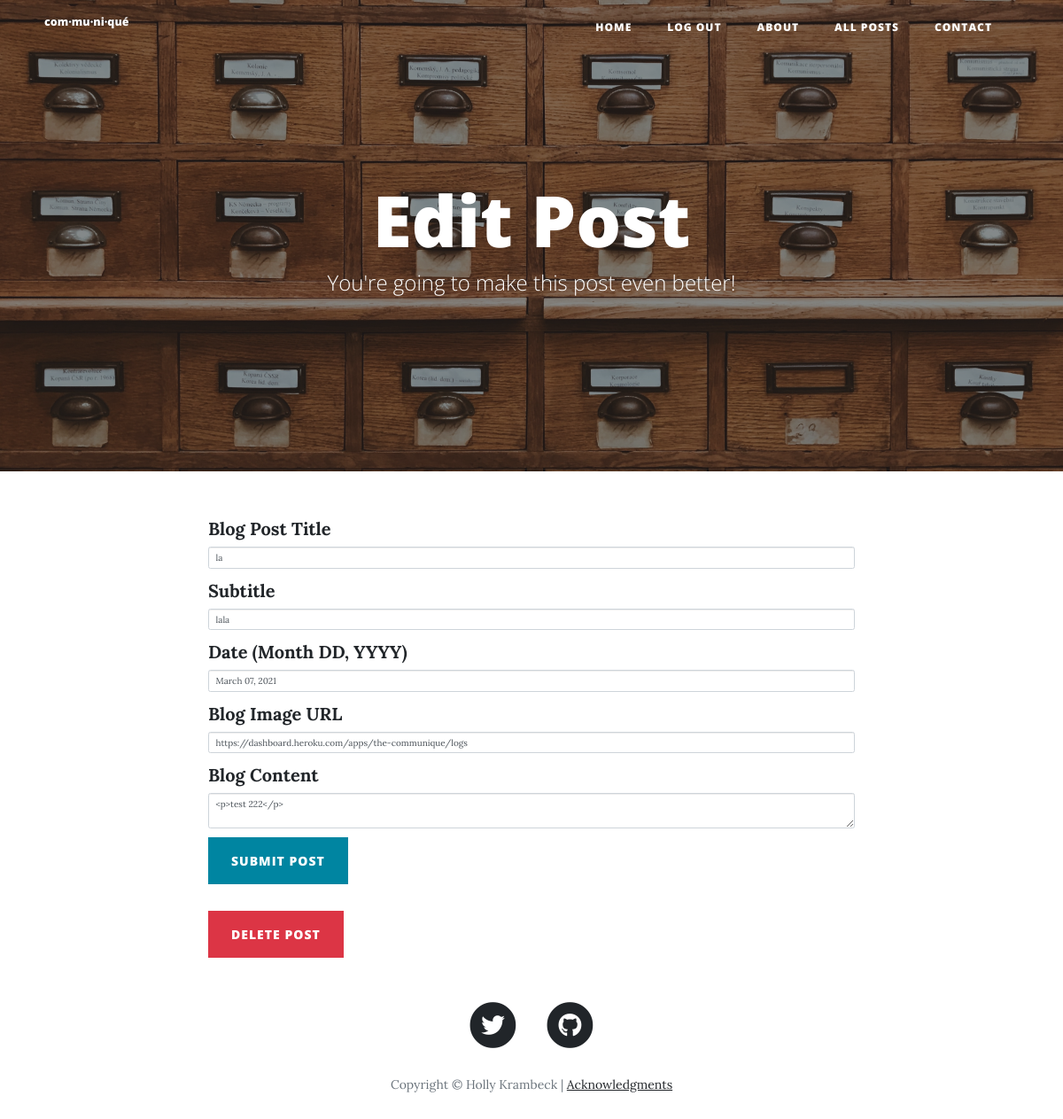
The app's page /edit_post/1 (signed in) with its own data.
### main.py (models this page shows)
class BlogPost(db.Model):
    __tablename__ = "blog_posts"
    id = db.Column(db.Integer, primary_key=True)
    author_id = db.Column(db.Integer, db.ForeignKey("users.id"))
    author = relationship("User", back_populates="posts")
    title = db.Column(db.String(250), unique=True, nullable=False)
    subtitle = db.Column(db.String(250), nullable=False)
    date = db.Column(db.String(250), nullable=False)
    date_order = db.Column(db.Integer, nullable=False)
    body = db.Column(db.Text, nullable=False)
    img_url = db.Column(db.String(250), nullable=False)

### main.py (the view, shortened to what this page needs)
@app.route('/edit_post/<int:num>', methods=['GET', 'POST'])
@admin_only
def edit_post(num):
    blog = db.session.query(BlogPost).filter_by(id=num).first()
    edit_form = CreatePostForm(
        title=blog.title,
        subtitle=blog.subtitle,
        date=blog.date,
        img_url=blog.img_url,
        author_id=current_user.id,
        body=blog.body
    )
    return render_template("edit_post.html", form=edit_form, is_edit=True, num=num, logged_in=current_user.is_authenticated)

### forms.py
class CreatePostForm(FlaskForm):
    title = StringField("Blog Post Title", validators=[DataRequired()])
    subtitle = StringField("Subtitle", validators=[DataRequired()])
    date = StringField("Date (Month DD, YYYY)")
    img_url = StringField("Blog Image URL", validators=[DataRequired(), URL()])
    body = CKEditorField("Blog Content", validators=[DataRequired()])
    submit = SubmitField("Submit Post")

### main.py (called while the page is built)
@login_manager.user_loader
def load_user(user_id):
    return User.query.get(user_id)

def admin_only(function):
    @wraps(function)
    def wrapper_function(*args, **kwargs):
        if current_user.id != 1:
            return abort(403)
        return function(*args, **kwargs)
    return wrapper_function

### templates/edit_post.html (shortened to what this page needs)
{% extends 'bootstrap/base.html' %}
{% import "bootstrap/wtf.html" as wtf %}
{% block content %}
{% include "header.html" %}
  <header class="masthead" style="background-image: url('{{ url_for('static', filename='img/post-bg3.jpg')}}')">
    <div class="overlay"></div>
    <div class="container">
      <div class="row">
        <div class="col-lg-8 col-md-10 mx-auto">
          <div class="page-heading">
            <h1>Edit Post</h1>
            <span class="subheading">You're going to make this post even better!</span>
          </div>
        </div>
      </div>
    </div>
  </header>
{% include "nav.html" %}
  <div class="container">
    <div class="row">
      <div class="col-lg-8 col-md-10 mx-auto">
        {{ wtf.quick_form(form, novalidate=True, button_map={"submit": "primary"}) }}
        <br>
        <a class="btn btn-danger float-left" href="{{url_for('delete_post', num=num)}}">Delete Post</a>
      </div>
    </div>
  </div>
{% include "footer.html" %}
{% endblock %}

### records on screen
BlogPost: title "la", subtitle "lala", date "March 07, 2021", img_url "https://dashboard.heroku.com/apps/the-communique/logs", body "<p>test 222</p>"
